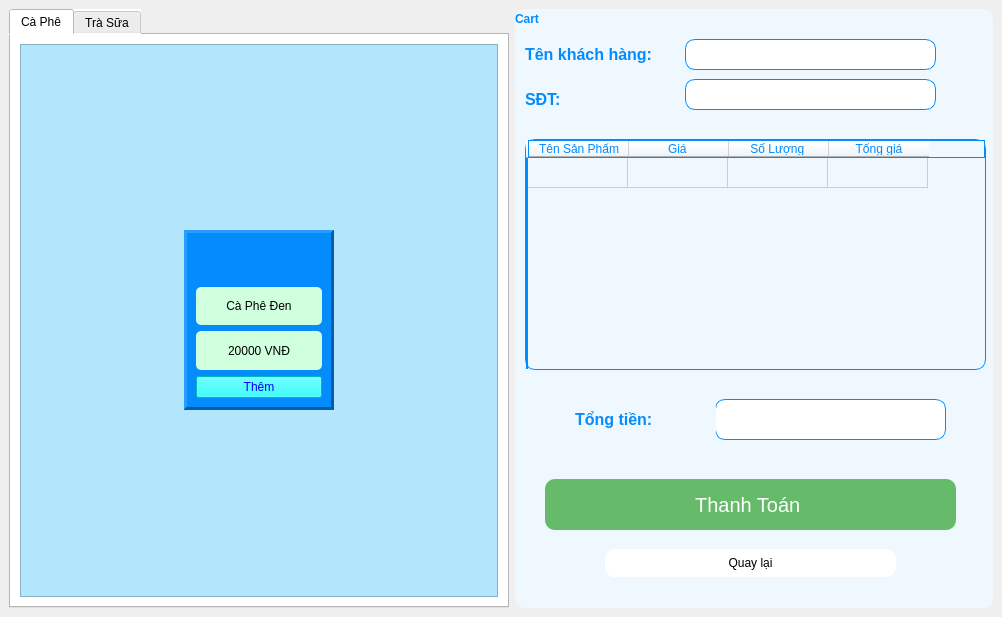
<?xml version="1.0" encoding="UTF-8"?>
<ui version="4.0">
 <class>MainWindow</class>
 <widget class="QMainWindow" name="MainWindow">
  <property name="geometry">
   <rect>
    <x>0</x>
    <y>0</y>
    <width>1002</width>
    <height>617</height>
   </rect>
  </property>
  <property name="maximumSize">
   <size>
    <width>16777215</width>
    <height>16777200</height>
   </size>
  </property>
  <property name="windowTitle">
   <string>Skibidi Water</string>
  </property>
  <property name="windowIcon">
   <iconset>
    <normaloff>../../../images/skibidi.png</normaloff>../../../images/skibidi.png</iconset>
  </property>
  <property name="styleSheet">
   <string notr="true"/>
  </property>
  <widget class="QWidget" name="centralwidget">
   <layout class="QVBoxLayout" name="verticalLayout_3">
    <item>
     <layout class="QVBoxLayout" name="verticalLayout_2">
      <item>
       <layout class="QHBoxLayout" name="horizontalLayout_2">
        <item>
         <widget class="QTabWidget" name="tabWidget">
          <property name="maximumSize">
           <size>
            <width>500</width>
            <height>16777215</height>
           </size>
          </property>
          <property name="styleSheet">
           <string notr="true">font: 12pt &quot;MS Shell Dlg 2&quot;;
background-color: rgb(255, 255, 255);
color: rgb(0, 0, 0);</string>
          </property>
          <property name="currentIndex">
           <number>0</number>
          </property>
          <widget class="QWidget" name="tab">
           <attribute name="title">
            <string>Cà Phê</string>
           </attribute>
           <layout class="QVBoxLayout" name="verticalLayout_10">
            <item>
             <widget class="QScrollArea" name="scrollArea_3">
              <property name="styleSheet">
               <string notr="true">background-color: rgb(179, 229, 252);</string>
              </property>
              <property name="widgetResizable">
               <bool>true</bool>
              </property>
              <widget class="QWidget" name="scrollAreaWidgetContents_3">
               <property name="geometry">
                <rect>
                 <x>0</x>
                 <y>0</y>
                 <width>470</width>
                 <height>530</height>
                </rect>
               </property>
               <layout class="QVBoxLayout" name="verticalLayout_9">
                <item>
                 <layout class="QGridLayout" name="gridLayout_9">
                  <item row="0" column="0">
                   <widget class="QFrame" name="frame_42">
                    <property name="maximumSize">
                     <size>
                      <width>150</width>
                      <height>180</height>
                     </size>
                    </property>
                    <property name="styleSheet">
                     <string notr="true">background-color: rgb(4, 140, 252);
border-raidus: 10px</string>
                    </property>
                    <property name="frameShape">
                     <enum>QFrame::Panel</enum>
                    </property>
                    <property name="frameShadow">
                     <enum>QFrame::Raised</enum>
                    </property>
                    <property name="lineWidth">
                     <number>3</number>
                    </property>
                    <layout class="QVBoxLayout" name="verticalLayout_51">
                     <item>
                      <widget class="QLabel" name="label_93">
                       <property name="styleSheet">
                        <string notr="true">border_radius: 5px</string>
                       </property>
                       <property name="text">
                        <string/>
                       </property>
                       <property name="pixmap">
                        <pixmap>../images/ca_phe_sua.jpg</pixmap>
                       </property>
                       <property name="scaledContents">
                        <bool>true</bool>
                       </property>
                       <property name="alignment">
                        <set>Qt::AlignCenter</set>
                       </property>
                      </widget>
                     </item>
                     <item>
                      <widget class="QLabel" name="label_94">
                       <property name="minimumSize">
                        <size>
                         <width>0</width>
                         <height>20</height>
                        </size>
                       </property>
                       <property name="styleSheet">
                        <string notr="true">background-color: rgb(208, 255, 222);
color: rgb(0, 0, 0);


border-radius: 5px
</string>
                       </property>
                       <property name="text">
                        <string>Cà Phê Đen</string>
                       </property>
                       <property name="alignment">
                        <set>Qt::AlignCenter</set>
                       </property>
                      </widget>
                     </item>
                     <item>
                      <widget class="QLabel" name="label_95">
                       <property name="minimumSize">
                        <size>
                         <width>0</width>
                         <height>20</height>
                        </size>
                       </property>
                       <property name="styleSheet">
                        <string notr="true">
color: rgb(0, 0, 0);

background-color: rgb(208, 255, 222);
border-radius: 5px
</string>
                       </property>
                       <property name="text">
                        <string>20000 VNĐ</string>
                       </property>
                       <property name="alignment">
                        <set>Qt::AlignCenter</set>
                       </property>
                      </widget>
                     </item>
                     <item>
                      <widget class="QPushButton" name="pushButton">
                       <property name="styleSheet">
                        <string notr="true">color: rgb(0, 0, 255);
background-color: rgb(0, 255, 255);</string>
                       </property>
                       <property name="text">
                        <string>Thêm</string>
                       </property>
                      </widget>
                     </item>
                    </layout>
                   </widget>
                  </item>
                 </layout>
                </item>
               </layout>
              </widget>
             </widget>
            </item>
           </layout>
          </widget>
          <widget class="QWidget" name="tab_2">
           <property name="maximumSize">
            <size>
             <width>494</width>
             <height>16777215</height>
            </size>
           </property>
           <attribute name="title">
            <string>Trà Sữa</string>
           </attribute>
           <layout class="QVBoxLayout" name="verticalLayout_5">
            <item>
             <widget class="QScrollArea" name="scrollArea_2">
              <property name="widgetResizable">
               <bool>true</bool>
              </property>
              <widget class="QWidget" name="scrollAreaWidgetContents_2">
               <property name="geometry">
                <rect>
                 <x>0</x>
                 <y>0</y>
                 <width>470</width>
                 <height>530</height>
                </rect>
               </property>
               <layout class="QVBoxLayout" name="verticalLayout_8">
                <item>
                 <layout class="QGridLayout" name="gridLayout_8">
                  <item row="0" column="0">
                   <widget class="QFrame" name="frame_34">
                    <property name="maximumSize">
                     <size>
                      <width>150</width>
                      <height>180</height>
                     </size>
                    </property>
                    <property name="styleSheet">
                     <string notr="true">background-color: rgb(170, 170, 255);
border-raidus: 10px</string>
                    </property>
                    <property name="frameShape">
                     <enum>QFrame::Panel</enum>
                    </property>
                    <property name="frameShadow">
                     <enum>QFrame::Raised</enum>
                    </property>
                    <property name="lineWidth">
                     <number>3</number>
                    </property>
                    <layout class="QVBoxLayout" name="verticalLayout_43">
                     <item>
                      <widget class="QLabel" name="label_69">
                       <property name="styleSheet">
                        <string notr="true">border_radius: 5px</string>
                       </property>
                       <property name="text">
                        <string/>
                       </property>
                       <property name="pixmap">
                        <pixmap>../images/7up.jpg</pixmap>
                       </property>
                       <property name="scaledContents">
                        <bool>true</bool>
                       </property>
                       <property name="alignment">
                        <set>Qt::AlignCenter</set>
                       </property>
                      </widget>
                     </item>
                     <item>
                      <widget class="QLabel" name="label_70">
                       <property name="minimumSize">
                        <size>
                         <width>0</width>
                         <height>20</height>
                        </size>
                       </property>
                       <property name="styleSheet">
                        <string notr="true">background-color: rgb(255, 255, 255);
color: rgb(0, 0, 0);</string>
                       </property>
                       <property name="text">
                        <string>Cà Phê Đen</string>
                       </property>
                       <property name="alignment">
                        <set>Qt::AlignCenter</set>
                       </property>
                      </widget>
                     </item>
                     <item>
                      <widget class="QLabel" name="label_71">
                       <property name="minimumSize">
                        <size>
                         <width>0</width>
                         <height>20</height>
                        </size>
                       </property>
                       <property name="styleSheet">
                        <string notr="true">background-color: rgb(255, 255, 255);
color: rgb(0, 0, 0);</string>
                       </property>
                       <property name="text">
                        <string>20000 VNĐ</string>
                       </property>
                       <property name="alignment">
                        <set>Qt::AlignCenter</set>
                       </property>
                      </widget>
                     </item>
                     <item>
                      <widget class="QPushButton" name="pushButton_4">
                       <property name="text">
                        <string>Thêm</string>
                       </property>
                      </widget>
                     </item>
                    </layout>
                   </widget>
                  </item>
                 </layout>
                </item>
               </layout>
              </widget>
             </widget>
            </item>
           </layout>
          </widget>
         </widget>
        </item>
        <item>
         <layout class="QVBoxLayout" name="verticalLayout_4">
          <item>
           <widget class="QGroupBox" name="groupBox">
            <property name="font">
             <font>
              <family>MS Shell Dlg 2</family>
              <pointsize>12</pointsize>
              <weight>50</weight>
              <italic>false</italic>
              <bold>false</bold>
             </font>
            </property>
            <property name="styleSheet">
             <string notr="true">background-color: #F0F8FF;
color: #048cfc;
border-radius: 10px;
font: 12pt &quot;MS Shell Dlg 2&quot;;
</string>
            </property>
            <property name="title">
             <string/>
            </property>
            <widget class="QLabel" name="label_61">
             <property name="geometry">
              <rect>
               <x>10</x>
               <y>80</y>
               <width>81</width>
               <height>21</height>
              </rect>
             </property>
             <property name="font">
              <font>
               <family>MS Shell Dlg 2</family>
               <pointsize>12</pointsize>
               <weight>50</weight>
               <italic>false</italic>
               <bold>false</bold>
              </font>
             </property>
             <property name="styleSheet">
              <string notr="true">color: rgb(0, 0, 0);</string>
             </property>
             <property name="frameShape">
              <enum>QFrame::NoFrame</enum>
             </property>
             <property name="text">
              <string>&lt;html&gt;&lt;head/&gt;&lt;body&gt;&lt;p&gt;&lt;span style=&quot; font-weight:696; color:#048cfc;&quot;&gt;SĐT:&lt;/span&gt;&lt;/p&gt;&lt;/body&gt;&lt;/html&gt;</string>
             </property>
            </widget>
            <widget class="QLineEdit" name="lineEditSoDienThoai">
             <property name="geometry">
              <rect>
               <x>170</x>
               <y>70</y>
               <width>251</width>
               <height>31</height>
              </rect>
             </property>
             <property name="font">
              <font>
               <family>MS Shell Dlg 2</family>
               <pointsize>12</pointsize>
               <weight>50</weight>
               <italic>false</italic>
               <bold>false</bold>
              </font>
             </property>
             <property name="styleSheet">
              <string notr="true">color: rgb(0, 0, 0);
background-color: rgb(255, 255, 255);
border: 1px solid #048cfc</string>
             </property>
             <property name="placeholderText">
              <string/>
             </property>
            </widget>
            <widget class="QLabel" name="label_62">
             <property name="geometry">
              <rect>
               <x>10</x>
               <y>30</y>
               <width>171</width>
               <height>31</height>
              </rect>
             </property>
             <property name="font">
              <font>
               <family>MS Shell Dlg 2</family>
               <pointsize>12</pointsize>
               <weight>50</weight>
               <italic>false</italic>
               <bold>false</bold>
              </font>
             </property>
             <property name="styleSheet">
              <string notr="true">color: rgb(0, 0, 0);</string>
             </property>
             <property name="text">
              <string>&lt;html&gt;&lt;head/&gt;&lt;body&gt;&lt;p&gt;&lt;span style=&quot; font-weight:696; color:#048cfc;&quot;&gt;Tên khách hàng:&lt;/span&gt;&lt;/p&gt;&lt;/body&gt;&lt;/html&gt;</string>
             </property>
            </widget>
            <widget class="QLineEdit" name="lineEditTenKH">
             <property name="geometry">
              <rect>
               <x>170</x>
               <y>30</y>
               <width>251</width>
               <height>31</height>
              </rect>
             </property>
             <property name="font">
              <font>
               <family>MS Shell Dlg 2</family>
               <pointsize>12</pointsize>
               <weight>50</weight>
               <italic>false</italic>
               <bold>false</bold>
              </font>
             </property>
             <property name="styleSheet">
              <string notr="true">background-color: rgb(255, 255, 255);
color: rgb(0, 0, 0);
border: 1px solid #048cfc</string>
             </property>
            </widget>
            <widget class="QLabel" name="labelTongTien">
             <property name="geometry">
              <rect>
               <x>200</x>
               <y>390</y>
               <width>231</width>
               <height>41</height>
              </rect>
             </property>
             <property name="font">
              <font>
               <family>MS Shell Dlg 2</family>
               <pointsize>12</pointsize>
               <weight>50</weight>
               <italic>false</italic>
               <bold>false</bold>
              </font>
             </property>
             <property name="autoFillBackground">
              <bool>false</bool>
             </property>
             <property name="styleSheet">
              <string notr="true">background-color: rgb(255, 255, 255);
color: rgb(0, 0, 0);
border: 1px solid #048cfc</string>
             </property>
             <property name="frameShape">
              <enum>QFrame::Panel</enum>
             </property>
             <property name="frameShadow">
              <enum>QFrame::Sunken</enum>
             </property>
             <property name="midLineWidth">
              <number>3</number>
             </property>
             <property name="text">
              <string/>
             </property>
             <property name="alignment">
              <set>Qt::AlignCenter</set>
             </property>
            </widget>
            <widget class="QPushButton" name="pushButtonThanhToan">
             <property name="geometry">
              <rect>
               <x>30</x>
               <y>470</y>
               <width>411</width>
               <height>51</height>
              </rect>
             </property>
             <property name="font">
              <font>
               <family>MS Shell Dlg 2</family>
               <pointsize>15</pointsize>
               <weight>9</weight>
               <italic>false</italic>
               <bold>false</bold>
              </font>
             </property>
             <property name="styleSheet">
              <string notr="true">QPushButton {
    /* Kiểu mặc định của nút */
background-color: rgb(102, 187, 106);
color: rgb(255, 255, 255);
font: 75 15pt &quot;MS Shell Dlg 2&quot;;
}

/* Khi di chuột qua nút */
QPushButton:hover {
background-color: rgb(84, 187, 91);
}

/* Khi nhấn nút */
QPushButton:pressed {
background-color: rgb(44, 195, 49);
    /* Bạn có thể thay đổi màu chữ, viền... nếu muốn */
}</string>
             </property>
             <property name="text">
              <string>Thanh Toán </string>
             </property>
            </widget>
            <widget class="QLabel" name="label_63">
             <property name="geometry">
              <rect>
               <x>60</x>
               <y>390</y>
               <width>141</width>
               <height>41</height>
              </rect>
             </property>
             <property name="font">
              <font>
               <family>MS Shell Dlg 2</family>
               <pointsize>12</pointsize>
               <weight>50</weight>
               <italic>false</italic>
               <bold>false</bold>
              </font>
             </property>
             <property name="styleSheet">
              <string notr="true">color: rgb(0, 0, 0);</string>
             </property>
             <property name="text">
              <string>&lt;html&gt;&lt;head/&gt;&lt;body&gt;&lt;p&gt;&lt;span style=&quot; font-weight:696; color:#048cfc;&quot;&gt;Tổng tiền:&lt;/span&gt;&lt;/p&gt;&lt;/body&gt;&lt;/html&gt;</string>
             </property>
            </widget>
            <widget class="QWidget" name="verticalLayoutWidget">
             <property name="geometry">
              <rect>
               <x>10</x>
               <y>130</y>
               <width>461</width>
               <height>231</height>
              </rect>
             </property>
             <layout class="QVBoxLayout" name="verticalLayout">
              <item>
               <widget class="QTableWidget" name="tableWidget">
                <property name="font">
                 <font>
                  <family>MS Shell Dlg 2</family>
                  <pointsize>12</pointsize>
                  <weight>9</weight>
                  <italic>false</italic>
                  <bold>false</bold>
                 </font>
                </property>
                <property name="styleSheet">
                 <string notr="true">
background-color: #F0F8FF;
font: 75 12pt &quot;MS Shell Dlg 2&quot;;
color: #048cfc;
border-radius: 10px;
border: 1px solid #048cfc;

</string>
                </property>
                <property name="frameShape">
                 <enum>QFrame::NoFrame</enum>
                </property>
                <property name="verticalScrollMode">
                 <enum>QAbstractItemView::ScrollPerPixel</enum>
                </property>
                <property name="horizontalScrollMode">
                 <enum>QAbstractItemView::ScrollPerPixel</enum>
                </property>
                <row>
                 <property name="text">
                  <string/>
                 </property>
                </row>
                <column>
                 <property name="text">
                  <string>Tên Sản Phẩm</string>
                 </property>
                </column>
                <column>
                 <property name="text">
                  <string>Giá </string>
                 </property>
                </column>
                <column>
                 <property name="text">
                  <string>Số Lượng </string>
                 </property>
                </column>
                <column>
                 <property name="text">
                  <string>Tổng giá</string>
                 </property>
                </column>
                <item row="0" column="0">
                 <property name="text">
                  <string/>
                 </property>
                 <property name="textAlignment">
                  <set>AlignCenter</set>
                 </property>
                </item>
                <item row="0" column="1">
                 <property name="text">
                  <string/>
                 </property>
                 <property name="textAlignment">
                  <set>AlignCenter</set>
                 </property>
                </item>
                <item row="0" column="2">
                 <property name="text">
                  <string/>
                 </property>
                 <property name="textAlignment">
                  <set>AlignCenter</set>
                 </property>
                </item>
                <item row="0" column="3">
                 <property name="text">
                  <string/>
                 </property>
                 <property name="textAlignment">
                  <set>AlignCenter</set>
                 </property>
                </item>
               </widget>
              </item>
             </layout>
            </widget>
            <widget class="QLabel" name="label">
             <property name="geometry">
              <rect>
               <x>0</x>
               <y>0</y>
               <width>151</width>
               <height>21</height>
              </rect>
             </property>
             <property name="text">
              <string>&lt;html&gt;&lt;head/&gt;&lt;body&gt;&lt;p&gt;&lt;span style=&quot; font-weight:696; color:#048cfc;&quot;&gt;Cart&lt;/span&gt;&lt;/p&gt;&lt;/body&gt;&lt;/html&gt;</string>
             </property>
            </widget>
            <widget class="QPushButton" name="Quaylaibutton">
             <property name="geometry">
              <rect>
               <x>90</x>
               <y>540</y>
               <width>291</width>
               <height>28</height>
              </rect>
             </property>
             <property name="styleSheet">
              <string notr="true">QPushButton {
    /* Kiểu mặc định của nút */
	color: rgb(0, 0, 0);
	background-color: rgb(255, 255, 255);

font: 75 15pt &quot;MS Shell Dlg 2&quot;;
}

/* Khi di chuột qua nút */
QPushButton:hover {
background-color: rgb(235, 235, 235);
}

/* Khi nhấn nút */
QPushButton:pressed {
background-color: rgb(194, 194, 194);
    /* Bạn có thể thay đổi màu chữ, viền... nếu muốn */
}</string>
             </property>
             <property name="text">
              <string>Quay lại</string>
             </property>
            </widget>
            <zorder>label_62</zorder>
            <zorder>label_61</zorder>
            <zorder>lineEditSoDienThoai</zorder>
            <zorder>lineEditTenKH</zorder>
            <zorder>labelTongTien</zorder>
            <zorder>pushButtonThanhToan</zorder>
            <zorder>label_63</zorder>
            <zorder>verticalLayoutWidget</zorder>
            <zorder>label</zorder>
            <zorder>Quaylaibutton</zorder>
           </widget>
          </item>
         </layout>
        </item>
       </layout>
      </item>
     </layout>
    </item>
   </layout>
  </widget>
 </widget>
 <resources/>
 <connections/>
</ui>
